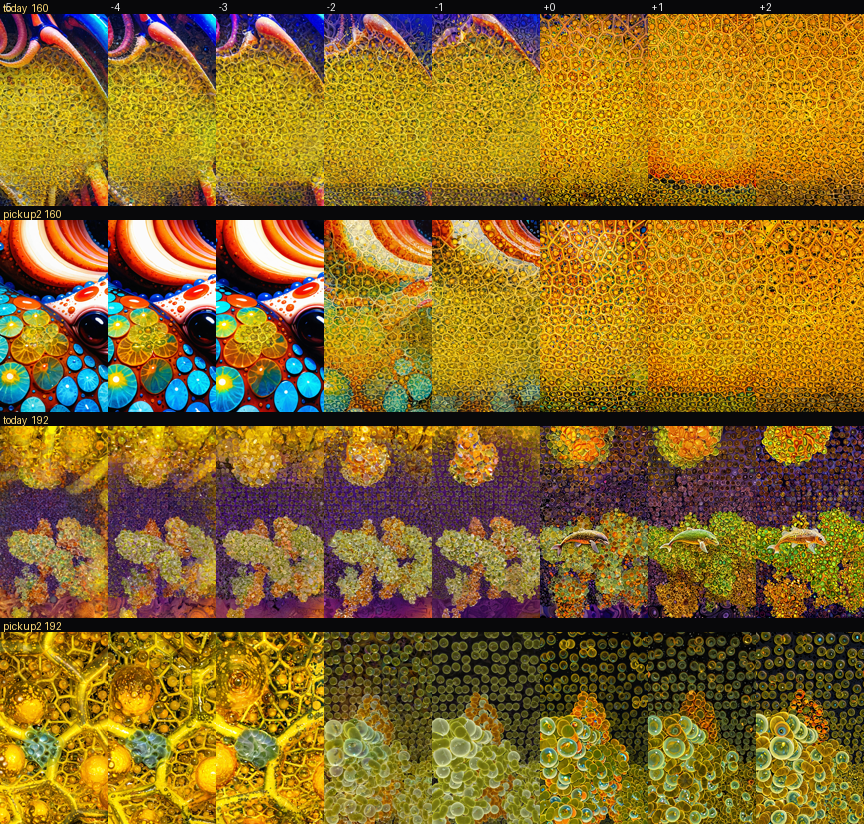
#> input picture scratchpad/orange/beat_frames_pickup2.png, 864 x 824 px
$ python -i stage_sameness.py   (imports and definitions only)
#> lines starting #> are read from the running program, lines starting #| are printed output that depends on the picture; after the words box and inside, x2 and y2 are one past the last pixel; in counts of white or black regions, pixels touching at a corner belong together
#!/usr/bin/env python3
"""STAGE SAMENESS INDEX + BOARD (2026-10-10).
Per-card features from mid-card frames of every stage-era render on disk; nearest-neighbour
distances within staged cards (other journeys), within unstaged cards (other journeys), and
across; per-kit tightness. Boards: one frame per staged card grouped by kit, and an equal-size
unstaged sample. Usage: python3 scratchpad/orange/stage_sameness.py [--tag label]"""
import json, glob, sys, os, random
import numpy as np
from PIL import Image, ImageDraw
from scipy import ndimage
ROOT = '/mnt/c/Users/Phil/zoomer'
TAG = sys.argv[sys.argv.index('--tag') + 1] if '--tag' in sys.argv else 'baseline'
ONLY = sys.argv[sys.argv.index('--only') + 1].split(',') if '--only' in sys.argv else None

def card_spans(r):
    cf = r.get('card_frames') or []
    spans, a = [], 0
    for n in cf:
        spans.append((a, a + n)); a += n
    return spans

def features(path):
#> called with path = 'beat_frames_pickup2.png'
    im = Image.open(path).convert('RGB').resize((144, 256), Image.BILINEAR)
    a = np.asarray(im, np.float32) / 255.0
    hsv = np.asarray(im.convert('HSV'), np.float32) / 255.0
    h, s, v = hsv[..., 0], hsv[..., 1], hsv[..., 2]
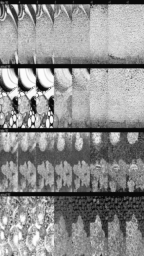
#> v: shape (256, 144) float32; min 0.0235, max 0.996, mean 0.554
    hist, _ = np.histogram(h, bins=12, range=(0, 1), weights=s); hist = hist / (hist.sum() + 1e-6)
#> after `hist, _ = np.histogram(h, bins=12, range=(0, 1), weights=s)`: hist = [2473.4, 19668.6, 872.4, 32.71, 38.16, 67.53, 466.4, 332.3, 631, 496.6, 542.2, 561.5]
#> after `hist = hist / (hist.sum() + 1e-06)`: hist = [0.0945, 0.751, 0.0333, 0.00125, 0.00146, 0.00258, 0.0178, 0.0127, 0.0241, 0.019, 0.0207, 0.0214]
    g = a.mean(-1)
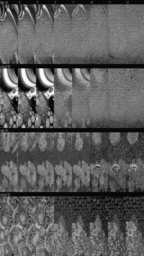
#> g: shape (256, 144) float32; min 0.0157, max 0.988, mean 0.365
    sx = ndimage.sobel(g, 0); sy = ndimage.sobel(g, 1); edge = np.hypot(sx, sy)
#> after `sx = ndimage.sobel(g, 0)`:
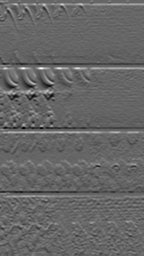
#> sx: shape (256, 144) float32; min -2.52, max 3.76, mean 0.0112; drawn with min black and max white
#> after `edge = np.hypot(sx, sy)`:
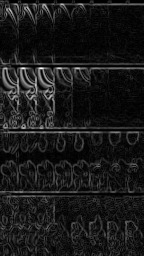
#> edge: shape (256, 144) float32; min 0, max 3.76, mean 0.379; drawn with min black and max white
    lap = ndimage.laplace(g)
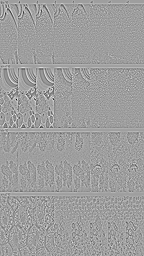
#> lap: shape (256, 144) float32; min -1.56, max 0.952, mean 3.27e-10; drawn with min black and max white
    thr = g > (g.mean() + 0.5 * g.std())
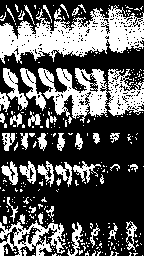
#> thr: shape (256, 144) bool; 35.4% white; 316 white regions (273 under 20 px), largest, box (x1, y1, x2, y2) and area: (0, 5, 144, 64) 4418, (38, 68, 144, 123) 2935, (0, 220, 66, 256) 1082
    lab, n = ndimage.label(thr)
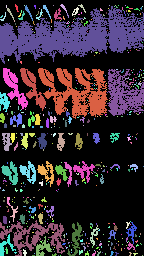
#> lab: shape (256, 144) int32; 504 distinct labels, from 0 to 503; one colour per label, 0 black
#> n = 503
    sizes = np.bincount(lab.ravel())[1:] if n else np.array([1.0])
#> sizes = 503 values, max 4266 at index 13, min 1 at index 4, mean 25.94
    bh, _ = np.histogram(np.log10(sizes + 1), bins=6, range=(0, 4.5)); bh = bh / (bh.sum() + 1e-6)
#> after `bh, _ = np.histogram(np.log10(sizes + 1), bins=6, range=(0, 4.5))`: bh = [373, 90, 30, 8, 2, 0]
#> after `bh = bh / (bh.sum() + 1e-06)`: bh = [0.742, 0.179, 0.0596, 0.0159, 0.00398, 0]
    thumb = np.asarray(im.convert('L').resize((5, 9), Image.BILINEAR), np.float32).ravel() / 255.0
#> thumb = 45 values, max 0.561 at index 40, min 0.243 at index 38, mean 0.421
    f = {'hue': hist, 'tone': np.array([s.mean(), v.mean(), v.std(), s.std()]),
         'edge': np.array([edge.mean(), edge.std(), lap.var() * 50, (edge > 0.3).mean()]),
         'blob': np.concatenate([bh, [np.log10(n + 1) / 3]]), 'thumb': thumb}
    return f

cards = []   # dict(journey, run, card, kit, look, staged, frames)
# [23 lines not run here, left out]

# features: 3 frames per card at 30/55/80 %
keep = []
# [10 lines not run here, left out]
cards = keep
# [2 lines not run here, left out]

# z-score per group, equal group weight
groups = ['hue', 'tone', 'edge', 'blob', 'thumb']
X = {g: np.array([c['feat'][g] for c in cards]) for g in groups}
Z = []
# [2 lines not run here, left out]
# [1 line that did not run here, left out]
# [1 line that did not run here, left out]
J = np.array([c['journey'] for c in cards]); S = np.array([c['staged'] for c in cards])
K = np.array([c['kit'] for c in cards])

def nn(mask_a, mask_b):
    """mean/median nearest-neighbour distance from set a into set b, other journeys only."""
    out = []
    for i in np.where(mask_a)[0]:
        m = mask_b & (J != J[i]); m[i] = False
        if m.any(): out.append(D[i, m].min())
    return (np.mean(out), np.median(out), len(out)) if out else (np.nan, np.nan, 0)

def nn_sub(mask_a, mask_b, n_to, draws=25):
    """like nn() but the target set is SUBSAMPLED to n_to cards (NN distance shrinks with set
    size, so staged (63) vs unstaged (192) must be compared at equal set size)."""
    rng = np.random.default_rng(1); ms, mds, cnt = [], [], 0
    idx_b = np.where(mask_b)[0]
    for _ in range(draws):
        sub = np.zeros_like(mask_b); sub[rng.choice(idx_b, size=min(n_to, len(idx_b)), replace=False)] = True
        src = mask_a & sub if mask_a is mask_b else mask_a
        m, md, cnt = nn(src, sub); ms.append(m); mds.append(md)
    return (float(np.mean(ms)), float(np.mean(mds)), cnt)
n_st = int(S.sum())
# [5 lines that did not run here, left out]
# [7 lines not run here, left out]
off = 0
# [10 lines not run here, left out]

# boards
def board(sel, path, title, by_kit=True):
    sel = sorted(sel, key=lambda c: (c['kit'], c['journey'])) if by_kit else sel
    tw, th, cols = 144, 256, 11
    rowsn = (len(sel) + cols - 1) // cols
    im = Image.new('RGB', (cols * tw, rowsn * (th + 18) + 24), (12, 12, 14)); dr = ImageDraw.Draw(im)
    dr.text((6, 5), title, fill=(230, 230, 230))
    for i, c in enumerate(sel):
        x, y = (i % cols) * tw, 24 + (i // cols) * (th + 18)
        im.paste(Image.open(c['mid']).convert('RGB').resize((tw, th)), (x, y))
        dr.text((x + 3, y + th + 2), f"{c['journey'][:13]} {c['kit']}/{c['look'] or ''}"[:24], fill=(200, 200, 200))
    im.save(path); print('board ->', path)
staged_cards = [c for c in cards if c['staged']]
# [4 lines not run here, left out]

# ---- ABSOLUTE TONE STATS (2026-10-10, after the boards): what the eye sees is tone + element
# scale, not geometry. Report sat / contrast / luminance / big-element share per group.
def tone_of(path):
    im = Image.open(path).convert('RGB').resize((144, 256), Image.BILINEAR)
    hsv = np.asarray(im.convert('HSV'), np.float32) / 255.0
    g = np.asarray(im.convert('L'), np.float32) / 255.0
    thr = g > (g.mean() + 0.5 * g.std()); lab, n = ndimage.label(thr)
    sizes = np.bincount(lab.ravel())[1:] if n else np.array([1.0])
    big = (sizes[sizes >= 200].sum() / max(1, sizes.sum())) if n else 0.0   # share of bright area in blobs >= 200 px (of 36864)
    return np.array([hsv[..., 1].mean(), g.std(), g.mean(), big, (hsv[..., 1] > 0.5).mean()])
T = np.array([tone_of(c['mid']) for c in cards])
names = ['sat', 'contrast', 'lum', 'big_share', 'vivid_px']
def rep(lbl, m):
    if m.sum() == 0: return
    t = T[m]; print(f'  {lbl:28s} n {m.sum():3d}  ' + '  '.join(f'{nm} {t[:, i].mean():.3f}' for i, nm in enumerate(names)))
# [2 lines not run here, left out]
L = np.array([c['look'] or '-' for c in cards])
# [2 lines not run here, left out]
# the stage LAYER itself (build/stage/NNNNN_stage.png) and the fed frame, where saved
st_rows, fed_rows = [], []
# [9 lines not run here, left out]

>>> result = features('beat_frames_pickup2.png')
#> result = 5 items

$ run again, on scratchpad/orange/cutout_b_k6_plunge.png
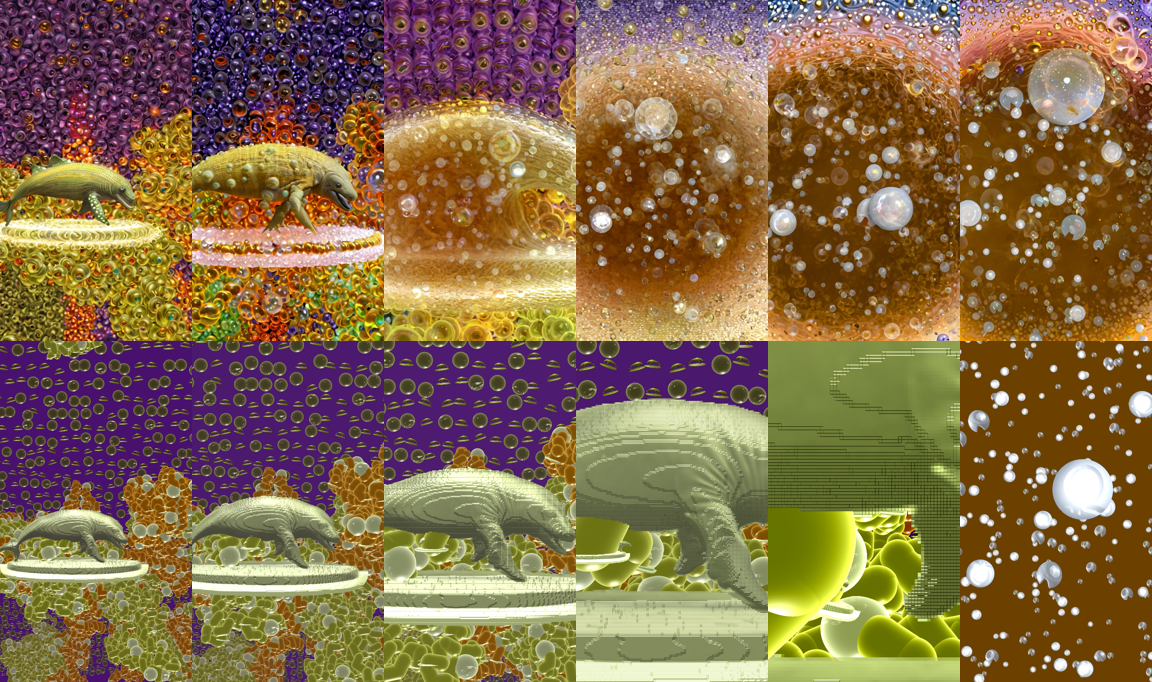
#> input picture scratchpad/orange/cutout_b_k6_plunge.png, 1152 x 682 px
#> in features, `h, s, v = hsv[..., 0], hsv[..., 1], hsv[..., 2]`:
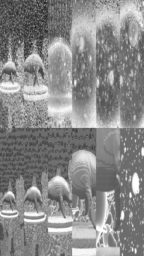
#> v: shape (256, 144) float32; min 0.0941, max 1, mean 0.54
#> hist = [2667.7, 10570.2, 3877.7, 3.82, 0.118, 0.306, 3.18, 30.8, 352.7, 2146.6, 898.5, 361.3]
#> hist = [0.128, 0.505, 0.185, 0.000183, 5.63e-06, 1.46e-05, 0.000152, 0.00147, 0.0169, 0.103, 0.043, 0.0173]
#> thr: shape (256, 144) bool; 25.7% white; 353 white regions (330 under 20 px), largest, box (x1, y1, x2, y2) and area: (47, 150, 120, 256) 2603, (48, 0, 144, 79) 2401, (23, 80, 106, 128) 1418
#> in features, `lab, n = ndimage.label(thr)`:
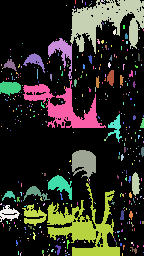
#> lab: shape (256, 144) int32; 415 distinct labels, from 0 to 414; one colour per label, 0 black
#> n = 414
#> sizes = 414 values, max 2076 at index 269, min 1 at index 4, mean 22.91
#> bh = [333, 63, 9, 6, 3, 0]
#> bh = [0.804, 0.152, 0.0217, 0.0145, 0.00725, 0]
#> thumb = 45 values, max 0.643 at index 43, min 0.227 at index 0, mean 0.437
#> result = 5 items

$ run again, on scratchpad/orange/cutout_b_k7.png
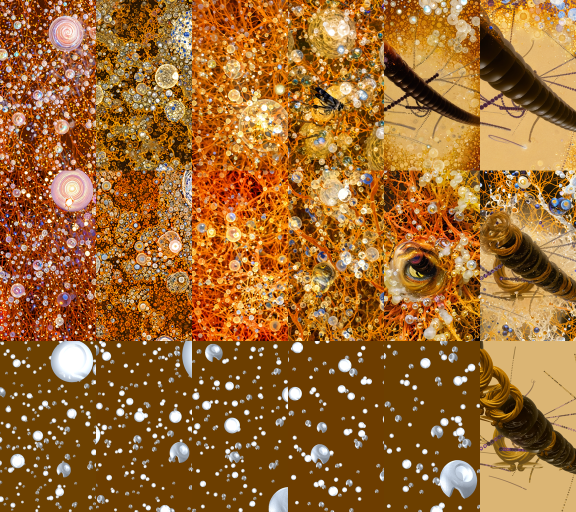
#> input picture scratchpad/orange/cutout_b_k7.png, 1152 x 1023 px (shown at 1/2 size)
#> in features, `h, s, v = hsv[..., 0], hsv[..., 1], hsv[..., 2]`:
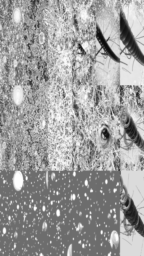
#> v: shape (256, 144) float32; min 0.0353, max 1, mean 0.617
#> hist = [9403.1, 17363.5, 2.66, 0.176, 0.318, 0.58, 7.9, 41.09, 3.06, 1.79, 8.86, 65.36]
#> hist = [0.35, 0.646, 9.9e-05, 6.56e-06, 1.18e-05, 2.16e-05, 0.000294, 0.00153, 0.000114, 6.65e-05, 0.000329, 0.00243]
#> thr: shape (256, 144) bool; 29.7% white; 684 white regions (625 under 20 px), largest, box (x1, y1, x2, y2) and area: (99, 15, 144, 105) 1180, (118, 138, 144, 224) 1161, (94, 49, 120, 108) 673
#> in features, `lab, n = ndimage.label(thr)`:
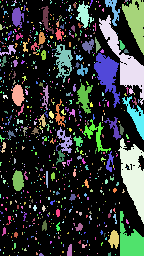
#> lab: shape (256, 144) int32; 840 distinct labels, from 0 to 839; one colour per label, 0 black
#> n = 839
#> sizes = 839 values, max 1159 at index 475, min 1 at index 0, mean 13.05
#> bh = [619, 177, 31, 10, 2, 0]
#> bh = [0.738, 0.211, 0.0369, 0.0119, 0.00238, 0]
#> thumb = 45 values, max 0.612 at index 14, min 0.333 at index 41, mean 0.448
#> result = 5 items
